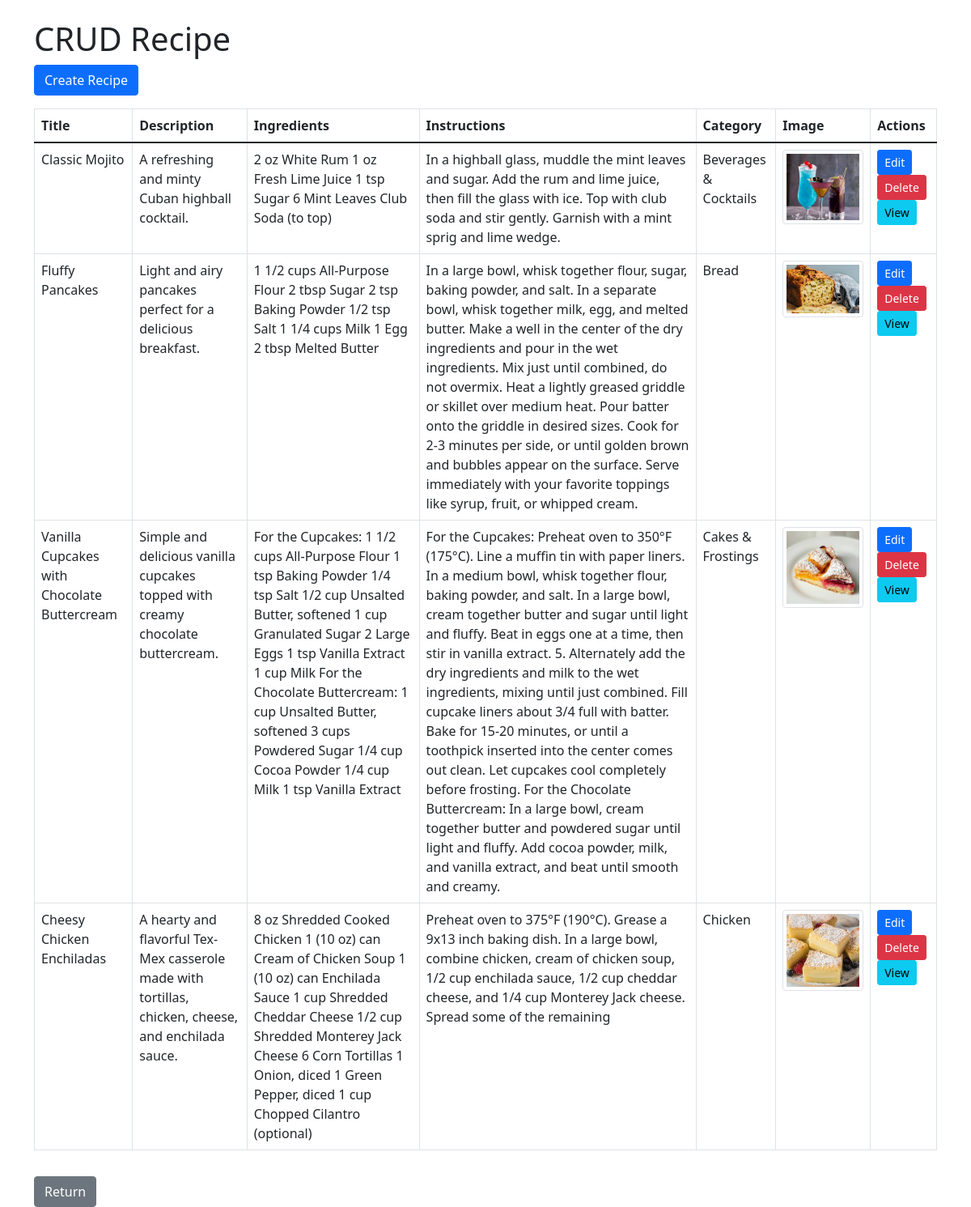
The app's page /crud_recipe/ (signed in) with its own data.
### kessy/models.py (models this page shows, shortened)
class Recipe(models.Model):
    CATEGORY_CHOICES = [
        ('Appetizers & Snacks', 'Appetizers & Snacks'),
        ('Beverages & Cocktails', 'Beverages & Cocktails'),
        ('Breads & Breakfasts', 'Breads & Breakfasts'),
        ('Cakes & Frostings', 'Cakes & Frostings'),
        ('Casseroles & Skillets', 'Casseroles & Skillets'),
        ('Condiments, Spreads & Relishes', 'Condiments, Spreads & Relishes'),
        ('Cookies & Candies', 'Cookies & Candies'),
        ('Desserts', 'Desserts'),
        ('Beef', 'Beef'),
        ('Bread', 'Bread'),
        ('Chicken', 'Chicken'),
        ('Fish & Seafood', 'Fish & Seafood'),
        ('Indian Food', 'Indian Food'),
        ('Italian Food', 'Italian Food'),
        ('Lamb', 'Lamb'),
        ('Main Course', 'Main Course'),
        ('Pasta', 'Pasta'),
        ('Pork', 'Pork'),
        ('Salads', 'Salads'),
        ('Soups', 'Soups'),
    ]
    title = models.CharField(max_length=200)
    description = models.TextField()
    ingredients = models.TextField()
    instructions = models.TextField()
    category = models.CharField(max_length=50, choices=CATEGORY_CHOICES)
    image = models.ImageField(upload_to='recipes/', blank=True, null=True)
    user = models.ForeignKey(User, on_delete=models.CASCADE)  # Ensure null=False and blank=False

### kessy/views.py (the view)
# urls.py: path('crud_recipe/', views.crud_recipe, name='crud_recipe'),
@user_passes_test(lambda u: u.is_superuser)
def crud_recipe(request):
    recipes = Recipe.objects.all()
    return render(request, 'kessy/crud_recipe/list_recipes.html', {'recipes': recipes})

### kessy/templates/kessy/crud_recipe/list_recipes.html (shortened to what this page needs)
<!DOCTYPE html>
<html lang="en">
<head>
    <link href="https://cdn.jsdelivr.net/npm/bootstrap@5.1.3/dist/css/bootstrap.min.css" rel="stylesheet">
</head>
<body>
    <div class="container mt-4">
        <h1>CRUD Recipe</h1>
        <a href="{% url 'create_recipe' %}" class="btn btn-primary mb-3">Create Recipe</a>
        <table class="table table-bordered">
            <thead>
                <tr>
                    <th>Title</th>
                    <th>Description</th>
                    <th>Ingredients</th>
                    <th>Instructions</th>
                    <th>Category</th>
                    <th>Image</th>
                    <th>Actions</th>
                </tr>
            </thead>
            <tbody>
                {% for recipe in recipes %}
                <tr>
                    <td>{{ recipe.title }}</td>
                    <td>{{ recipe.description }}</td>
                    <td>{{ recipe.ingredients }}</td>
                    <td>{{ recipe.instructions }}</td>
                    <td>{{ recipe.get_category_display }}</td>
                    <td>
                        {% if recipe.image %}
                        <img src="{{ recipe.image.url }}" class="img-thumbnail" style="max-width: 100px;">
                        {% endif %}
                    </td>
                    <td>
                        <a href="{% url 'edit_recipe' recipe.id %}" class="btn btn-primary btn-sm">Edit</a>
                        <a href="{% url 'delete_recipe' recipe.id %}" class="btn btn-danger btn-sm">Delete</a>
                        <a href="{% url 'view_recipe' recipe.id %}" class="btn btn-info btn-sm">View</a>
                    </td>
                </tr>
                {% endfor %}
            </tbody>
        </table>
        <a href="{% url 'admin_panel' %}" class="btn btn-secondary mt-3">Return</a>
    </div>
</body>
</html>

### records on screen
Recipe: title "Classic Mojito", description "A refreshing and minty Cuban highball cocktail.", ingredients "2 oz White Rum 1 oz Fresh Lime Juice 1 tsp Sugar 6 Mint Leaves Club Soda (to top)", instructions "In a highball glass, muddle the mint leaves and sugar. Add the rum and lime juice, then fill the glass with ice. Top with club soda and stir gently. Garnish with a mint sprig and lime wedge.", category "Beverages & Cocktails", image (picture)
Recipe: title "Fluffy Pancakes", description "Light and airy pancakes perfect for a delicious breakfast.", ingredients "1 1/2 cups All-Purpose Flour 2 tbsp Sugar 2 tsp Baking Powder 1/2 tsp Salt 1 1/4 cups Milk 1 Egg 2 tbsp Melted Butter", instructions "In a large bowl, whisk together flour, sugar, baking powder, and salt. In a separate bowl, whisk together milk, egg, and melted butter. Make a well in the center of the dry ingredients and pour in the wet ingredients. Mix just until combined, do not overmix. Heat a lightly greased griddle or skillet over medium heat. Pour batter onto the griddle in desired sizes. Cook for 2-3 minutes per side, or until golden brown and bubbles appear on the surface. Serve immediately with your favorite toppings like syrup, fruit, or whipped cream.", category "Bread", image (picture)
Recipe: title "Vanilla Cupcakes with Chocolate Buttercream", description "Simple and delicious vanilla cupcakes topped with creamy chocolate buttercream.", ingredients "For the Cupcakes: 1 1/2 cups All-Purpose Flour 1 tsp Baking Powder 1/4 tsp Salt 1/2 cup Unsalted Butter, softened 1 cup Granulated Sugar 2 Large Eggs 1 tsp Vanilla Extract 1 cup Milk For the Chocolate Buttercream: 1 cup Unsalted Butter, softened 3 cups Powdered Sugar 1/4 cup Cocoa Powder 1/4 cup Milk 1 tsp Vanilla Extract", instructions "For the Cupcakes: Preheat oven to 350°F (175°C). Line a muffin tin with paper liners. In a medium bowl, whisk together flour, baking powder, and salt. In a large bowl, cream together butter and sugar until light and fluffy. Beat in eggs one at a time, then stir in vanilla extract. 5. Alternately add the dry ingredients and milk to the wet ingredients, mixing until just combined. Fill cupcake liners about 3/4 full with batter. Bake for 15-20 minutes, or until a toothpick inserted into the center comes out clean. Let cupcakes cool completely before frosting. For the Chocolate Buttercream: In a large bowl, cream together butter and powdered sugar until light and fluffy. Add cocoa powder, milk,…", category "Cakes & Frostings", image (picture)
Recipe: title "Cheesy Chicken Enchiladas", description "A hearty and flavorful Tex-Mex casserole made with tortillas, chicken, cheese, and enchilada sauce.", ingredients "8 oz Shredded Cooked Chicken 1 (10 oz) can Cream of Chicken Soup 1 (10 oz) can Enchilada Sauce 1 cup Shredded Cheddar Cheese 1/2 cup Shredded Monterey Jack Cheese 6 Corn Tortillas 1 Onion, diced 1 Green Pepper, diced 1 cup Chopped Cilantro (optional)", instructions "Preheat oven to 375°F (190°C). Grease a 9x13 inch baking dish. In a large bowl, combine chicken, cream of chicken soup, 1/2 cup enchilada sauce, 1/2 cup cheddar cheese, and 1/4 cup Monterey Jack cheese. Spread some of the remaining", category "Chicken", image (picture)
